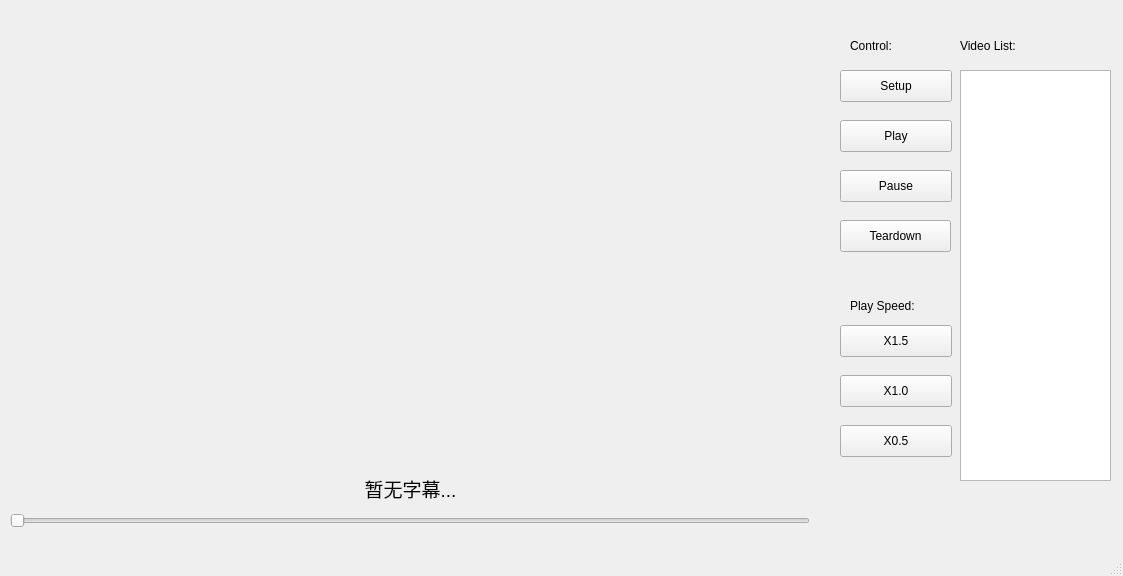
<?xml version="1.0" encoding="UTF-8"?>
<ui version="4.0">
 <class>MainWindow</class>
 <widget class="QMainWindow" name="MainWindow">
  <property name="geometry">
   <rect>
    <x>0</x>
    <y>0</y>
    <width>1123</width>
    <height>576</height>
   </rect>
  </property>
  <property name="minimumSize">
   <size>
    <width>1123</width>
    <height>576</height>
   </size>
  </property>
  <property name="maximumSize">
   <size>
    <width>1123</width>
    <height>576</height>
   </size>
  </property>
  <property name="windowTitle">
   <string>WPlayer</string>
  </property>
  <widget class="QWidget" name="centralwidget">
   <widget class="QPushButton" name="setupBtn">
    <property name="geometry">
     <rect>
      <x>840</x>
      <y>70</y>
      <width>112</width>
      <height>32</height>
     </rect>
    </property>
    <property name="text">
     <string>Setup</string>
    </property>
   </widget>
   <widget class="QPushButton" name="playBtn">
    <property name="geometry">
     <rect>
      <x>840</x>
      <y>120</y>
      <width>112</width>
      <height>32</height>
     </rect>
    </property>
    <property name="text">
     <string>Play</string>
    </property>
   </widget>
   <widget class="QPushButton" name="pauseBtn">
    <property name="geometry">
     <rect>
      <x>840</x>
      <y>170</y>
      <width>112</width>
      <height>32</height>
     </rect>
    </property>
    <property name="text">
     <string>Pause</string>
    </property>
   </widget>
   <widget class="QPushButton" name="tearBtn">
    <property name="geometry">
     <rect>
      <x>840</x>
      <y>220</y>
      <width>111</width>
      <height>32</height>
     </rect>
    </property>
    <property name="text">
     <string>Teardown</string>
    </property>
   </widget>
   <widget class="QLabel" name="label">
    <property name="geometry">
     <rect>
      <x>10</x>
      <y>10</y>
      <width>800</width>
      <height>450</height>
     </rect>
    </property>
    <property name="text">
     <string/>
    </property>
   </widget>
   <widget class="QPushButton" name="btnx15">
    <property name="geometry">
     <rect>
      <x>840</x>
      <y>325</y>
      <width>112</width>
      <height>32</height>
     </rect>
    </property>
    <property name="text">
     <string>X1.5</string>
    </property>
   </widget>
   <widget class="QPushButton" name="btnx05">
    <property name="geometry">
     <rect>
      <x>840</x>
      <y>425</y>
      <width>112</width>
      <height>32</height>
     </rect>
    </property>
    <property name="text">
     <string>X0.5</string>
    </property>
   </widget>
   <widget class="QPushButton" name="btnx10">
    <property name="geometry">
     <rect>
      <x>840</x>
      <y>375</y>
      <width>112</width>
      <height>32</height>
     </rect>
    </property>
    <property name="text">
     <string>X1.0</string>
    </property>
   </widget>
   <widget class="QSlider" name="Slider">
    <property name="geometry">
     <rect>
      <x>10</x>
      <y>510</y>
      <width>800</width>
      <height>21</height>
     </rect>
    </property>
    <property name="orientation">
     <enum>Qt::Horizontal</enum>
    </property>
   </widget>
   <widget class="QLabel" name="label_2">
    <property name="geometry">
     <rect>
      <x>850</x>
      <y>290</y>
      <width>81</width>
      <height>31</height>
     </rect>
    </property>
    <property name="text">
     <string>Play Speed:</string>
    </property>
   </widget>
   <widget class="QLabel" name="label_3">
    <property name="geometry">
     <rect>
      <x>850</x>
      <y>30</y>
      <width>81</width>
      <height>31</height>
     </rect>
    </property>
    <property name="text">
     <string>Control:</string>
    </property>
   </widget>
   <widget class="QListView" name="videoList">
    <property name="geometry">
     <rect>
      <x>960</x>
      <y>70</y>
      <width>151</width>
      <height>411</height>
     </rect>
    </property>
   </widget>
   <widget class="QLabel" name="label_4">
    <property name="geometry">
     <rect>
      <x>960</x>
      <y>30</y>
      <width>81</width>
      <height>31</height>
     </rect>
    </property>
    <property name="text">
     <string>Video List:</string>
    </property>
   </widget>
   <widget class="QLabel" name="lyrLabel">
    <property name="geometry">
     <rect>
      <x>20</x>
      <y>473</y>
      <width>781</width>
      <height>31</height>
     </rect>
    </property>
    <property name="sizePolicy">
     <sizepolicy hsizetype="Preferred" vsizetype="Preferred">
      <horstretch>0</horstretch>
      <verstretch>0</verstretch>
     </sizepolicy>
    </property>
    <property name="font">
     <font>
      <pointsize>14</pointsize>
     </font>
    </property>
    <property name="text">
     <string>暂无字幕...</string>
    </property>
    <property name="alignment">
     <set>Qt::AlignCenter</set>
    </property>
   </widget>
  </widget>
  <widget class="QMenuBar" name="menubar">
   <property name="geometry">
    <rect>
     <x>0</x>
     <y>0</y>
     <width>1123</width>
     <height>22</height>
    </rect>
   </property>
  </widget>
  <widget class="QStatusBar" name="statusbar"/>
 </widget>
 <resources/>
 <connections/>
</ui>
